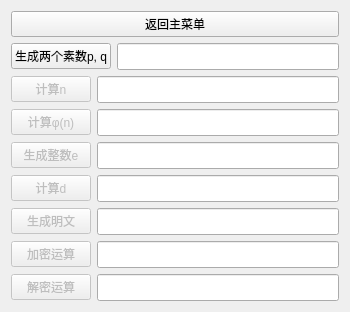
<?xml version="1.0" encoding="UTF-8"?>
<ui version="4.0">
 <class>RSA_UI</class>
 <widget class="QWidget" name="RSA_UI">
  <property name="geometry">
   <rect>
    <x>0</x>
    <y>0</y>
    <width>350</width>
    <height>262</height>
   </rect>
  </property>
  <property name="windowTitle">
   <string>Form</string>
  </property>
  <layout class="QVBoxLayout" name="verticalLayout">
   <item>
    <widget class="QPushButton" name="back_button">
     <property name="sizePolicy">
      <sizepolicy hsizetype="Expanding" vsizetype="Fixed">
       <horstretch>0</horstretch>
       <verstretch>0</verstretch>
      </sizepolicy>
     </property>
     <property name="text">
      <string>返回主菜单</string>
     </property>
    </widget>
   </item>
   <item>
    <layout class="QHBoxLayout" name="generate_PQ_layout">
     <item>
      <widget class="QPushButton" name="generate_PQ_button">
       <property name="text">
        <string>生成两个素数p, q</string>
       </property>
      </widget>
     </item>
     <item>
      <widget class="QLineEdit" name="generate_PQ_lineEdit">
       <property name="font">
        <font>
         <pointsize>12</pointsize>
        </font>
       </property>
      </widget>
     </item>
    </layout>
   </item>
   <item>
    <layout class="QHBoxLayout" name="calculate_N_layout">
     <item>
      <widget class="QPushButton" name="calculate_N_button">
       <property name="enabled">
        <bool>false</bool>
       </property>
       <property name="text">
        <string>计算n</string>
       </property>
      </widget>
     </item>
     <item>
      <widget class="QLineEdit" name="calculate_N_lineEdit">
       <property name="font">
        <font>
         <pointsize>12</pointsize>
        </font>
       </property>
      </widget>
     </item>
    </layout>
   </item>
   <item>
    <layout class="QHBoxLayout" name="calculate_PHI_layout">
     <item>
      <widget class="QPushButton" name="calculate_PHI_button">
       <property name="enabled">
        <bool>false</bool>
       </property>
       <property name="text">
        <string>计算φ(n)</string>
       </property>
      </widget>
     </item>
     <item>
      <widget class="QLineEdit" name="calculate_PHI_lineEdit">
       <property name="font">
        <font>
         <pointsize>12</pointsize>
        </font>
       </property>
      </widget>
     </item>
    </layout>
   </item>
   <item>
    <layout class="QHBoxLayout" name="generate_E_layout">
     <item>
      <widget class="QPushButton" name="generate_E_button">
       <property name="enabled">
        <bool>false</bool>
       </property>
       <property name="text">
        <string>生成整数e</string>
       </property>
      </widget>
     </item>
     <item>
      <widget class="QLineEdit" name="generate_E_lineEdit">
       <property name="font">
        <font>
         <pointsize>12</pointsize>
        </font>
       </property>
      </widget>
     </item>
    </layout>
   </item>
   <item>
    <layout class="QHBoxLayout" name="generate_D_layout">
     <item>
      <widget class="QPushButton" name="generate_D_button">
       <property name="enabled">
        <bool>false</bool>
       </property>
       <property name="text">
        <string>计算d</string>
       </property>
      </widget>
     </item>
     <item>
      <widget class="QLineEdit" name="generate_D_lineEdit">
       <property name="font">
        <font>
         <pointsize>12</pointsize>
        </font>
       </property>
      </widget>
     </item>
    </layout>
   </item>
   <item>
    <layout class="QHBoxLayout" name="generate_M_layout">
     <item>
      <widget class="QPushButton" name="generate_M_button">
       <property name="enabled">
        <bool>false</bool>
       </property>
       <property name="text">
        <string>生成明文</string>
       </property>
      </widget>
     </item>
     <item>
      <widget class="QLineEdit" name="generate_M_lineEdit">
       <property name="font">
        <font>
         <pointsize>12</pointsize>
        </font>
       </property>
      </widget>
     </item>
    </layout>
   </item>
   <item>
    <layout class="QHBoxLayout" name="encrypt_layout">
     <item>
      <widget class="QPushButton" name="encrypt_button">
       <property name="enabled">
        <bool>false</bool>
       </property>
       <property name="text">
        <string>加密运算</string>
       </property>
      </widget>
     </item>
     <item>
      <widget class="QLineEdit" name="encrypt_lineEdit">
       <property name="font">
        <font>
         <pointsize>12</pointsize>
        </font>
       </property>
      </widget>
     </item>
    </layout>
   </item>
   <item>
    <layout class="QHBoxLayout" name="decrypt_layout">
     <item>
      <widget class="QPushButton" name="decrypt_button">
       <property name="enabled">
        <bool>false</bool>
       </property>
       <property name="text">
        <string>解密运算</string>
       </property>
      </widget>
     </item>
     <item>
      <widget class="QLineEdit" name="decrypt_lineEdit">
       <property name="font">
        <font>
         <pointsize>12</pointsize>
        </font>
       </property>
      </widget>
     </item>
    </layout>
   </item>
  </layout>
 </widget>
 <resources/>
 <connections/>
</ui>
